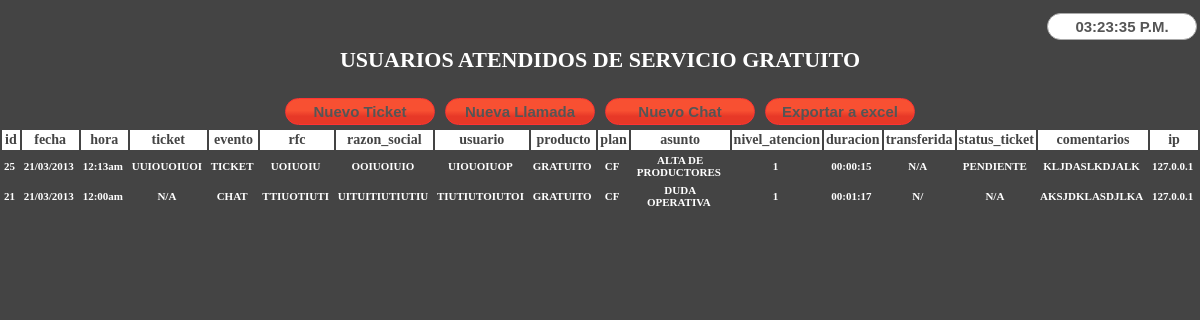
/gratuitos.php, run on the app's committed database.
### tables this page shows
CREATE TABLE IF NOT EXISTS `reporteglobal` (
  `id` int(9) NOT NULL AUTO_INCREMENT,
  `fecha` varchar(10) NOT NULL,
  `hora` varchar(8) NOT NULL,
  `ticket` varchar(13) NOT NULL,
  `evento` varchar(50) NOT NULL,
  `rfc` varchar(13) NOT NULL,
  `razon_social` varchar(100) NOT NULL,
  `usuario` varchar(100) NOT NULL,
  `producto` varchar(100) NOT NULL,
  `plan` varchar(100) NOT NULL,
  `asunto` varchar(100) NOT NULL,
  `nivel_atencion` int(1) NOT NULL,
  `duracion` varchar(8) NOT NULL,
  `transferida` varchar(3) NOT NULL,
  `status_ticket` varchar(20) NOT NULL,
  `comentarios` text NOT NULL,
  `ip` varchar(16) NOT NULL,
  PRIMARY KEY (`id`)
);

### gratuitos.php (the view, shortened to what this page needs)
<html xmlns="http://www.w3.org/1999/xhtml">
<head>
<link href="css/style.css" type="text/css" rel="stylesheet" />
</head>
<body>
<center>
<form name="reloj12">
<div align="right">
<input id="reloj" align="right" type="text" size="11" name="digitos"><br>
</div>
</form>
<TABLE>
<TR>
<TD>
<h1>
USUARIOS ATENDIDOS DE SERVICIO GRATUITO
</h1>
</TD>
</TR>
</TABLE>
<BR>
<input type="button" id="submit" value="Nuevo Ticket" onclick="window.open('tickets.php', '1', 'width=450,height=600,toolbar=no,location=no,directories=no,status=no,menubar=no,resizable=no'); return false;">
<input type="button"  id="submit" value="Nueva Llamada" onclick="window.open('llamadas.php' , '2' , 'width=450,height=600,left=450,toolbar=no,location=no,directories=no,status=no,menubar=no,resizable=no'); return false;">
<input type="button"  id="submit" value="Nuevo Chat" onclick="window.open('chats.php', '', 'width=450,height=600,left=900,toolbar=no,location=no,directories=no,status=no,menubar=no,resizable=no'); return false;">
<input type="submit" value="Exportar a excel" id="submit" onclick="exportar();">
<form action="php/ficheroExcel.php" method="post" target="_blank" id="FormularioExportacion">
<?php
$select = "SELECT * FROM reporteglobal where producto='GRATUITO' ORDER BY id DESC";
$resultado = mysql_query($select);
$campos = mysql_num_fields($resultado);
echo<<<formulario
<div id="Reporte">
<table id="Exportar_a_Excel">
<tr>
formulario;
for ($i = 0;$i < $campos;$i++)
{$nombrecampo = mysql_field_name($resultado, $i);
echo "<th>$nombrecampo</th>";}
echo "</tr>";
while ($row = mysql_fetch_assoc($resultado))
{echo "<tr>";
foreach ($row as $key => $value) {
echo "<td style='width:auto'>$value&nbsp;</td>";}
echo "</tr>";
}
?>
</table>
</form>
</body>
</html>

### css/style.css (style rules this page uses)
* { padding: 0; margin: 0 }
html { background-color:444444; padding-top: 10px ; color:#FFF }
td { padding: 2px; font-size: 11px ; color:#FFF ;font-weight: bold ; font-family: verdana; }
th { padding: 2px; font-size: 14px ; color:#444444 ; background-color:#FFF ; font-weight: bold ; font-family: verdana; }
input , select { background-color:#FFF; padding: 4px; width: 250px; font-size: 15px; font-weight: bold; margin: 3px; color:#555555 ; text-align: center; border-radius: 79px ; -moz-border-radius: 79px ; -webkit-border-radius: 79px ; border: 1px solid #AAAAAA; text-align: left; }
#submit { background: #f85032; background: -moz-linear-gradient(top, #f85032 0%, #f85032 46%, #e73827 69%, #e73827 100%); background: -webkit-gradient(left top, left bottom, color-stop(0%, #f85032), color-stop(46%, #f85032), color-stop(69%, #e73827), color-stop(100%, #e73827)); background: -webkit-linear-gradient(top, #f85032 0%, #f85032 46%, #e73827 69%, #e73827 100%); background: -o-linear-gradient(top, #f85032 0%, #f85032 46%, #e73827 69%, #e73827 100%); background: -ms-linear-gradient(top, #f85032 0%, #f85032 46%, #e73827 69%, #e73827 100%); background: linear-gradient(to bottom, #f85032 0%, #f85032 46%, #e73827 69%, #e73827 100%); filter: progid:DXImageTransform.Microsoft.gradient( startColorstr='#f85032', endColorstr='#e73827', GradientType=0 ); }
#submit { border: 1px solid #FF3333; text-align: center; width:150px; }
#Exportar_a_Excel { text-align: center }
#reloj, #date1 , #date2 { width:150px; text-align: center }

### data on the page
reporteglobal: id "25", fecha "21/03/2013", hora "12:13am", ticket "UUIOUOIUOI", evento "TICKET", rfc "UOIUOIU", razon_social "OOIUOIUIO", usuario "UIOUOIUOP", producto "GRATUITO", plan "CF", asunto "ALTA DE PRODUCTORES", nivel_atencion "1", duracion "00:00:15", transferida "N/A", status_ticket "PENDIENTE", comentarios "KLJDASLKDJALK", ip "127.0.0.1"
reporteglobal: id "21", fecha "21/03/2013", hora "12:00am", ticket "N/A", evento "CHAT", rfc "TTIUOTIUTI", razon_social "UITUITIUTIUTIU", usuario "TIUTIUTOIUTOI", producto "GRATUITO", plan "CF", asunto "DUDA OPERATIVA", nivel_atencion "1", duracion "00:01:17", transferida "N/", status_ticket "N/A", comentarios "AKSJDKLASDJLKA", ip "127.0.0.1"

### other printed values
$nombrecampo "id"
$nombrecampo "fecha"
$nombrecampo "hora"
$nombrecampo "ticket"
$nombrecampo "evento"
$nombrecampo "rfc"
$nombrecampo "razon_social"
$nombrecampo "usuario"
$nombrecampo "producto"
$nombrecampo "plan"
$nombrecampo "asunto"
$nombrecampo "nivel_atencion"
$nombrecampo "duracion"
$nombrecampo "transferida"
$nombrecampo "status_ticket"
